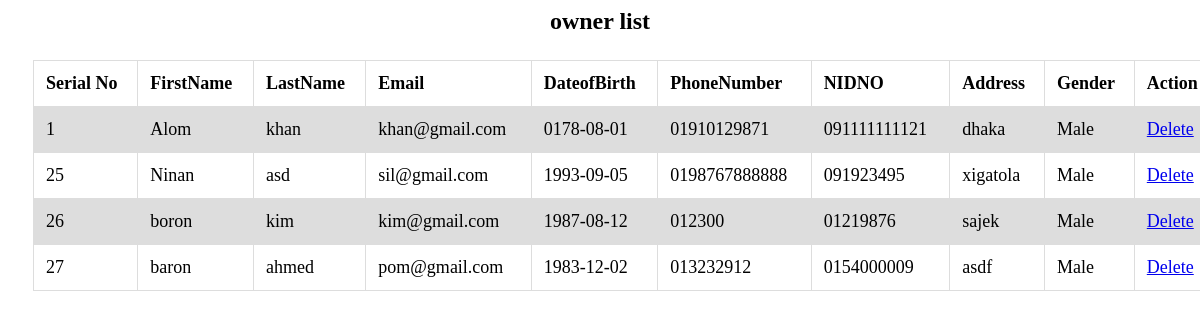
The page /admin/registrationinfo.php on the database its author committed.
### tables this page shows
CREATE TABLE `users` (
  `serialno` int(11) NOT NULL,
  `firstName` varchar(50) NOT NULL,
  `LastName` varchar(50) NOT NULL,
  `Email` varchar(50) NOT NULL,
  `DateofBirth` date NOT NULL,
  `PhoneNumber` varchar(50) NOT NULL,
  `NIDNO` varchar(50) NOT NULL,
  `Address` varchar(50) NOT NULL,
  `Gender` varchar(50) NOT NULL,
  `Password` varchar(50) NOT NULL,
  `Vehiclesbrand` varchar(50) NOT NULL,
  `Model` varchar(50) NOT NULL,
  `RegistrationNo` varchar(50) NOT NULL,
  `RegistrationDate` varchar(50) NOT NULL,
  `Color` varchar(50) NOT NULL,
  `NumberofSeat` varchar(50) NOT NULL,
  `fname` varchar(50) NOT NULL,
  `lname` varchar(50) NOT NULL,
  `emal` varchar(50) NOT NULL,
  `PNumber` varchar(50) NOT NULL,
  `Ncard` varchar(50) NOT NULL,
  `Datebirth` date NOT NULL,
  `Addres` varchar(50) NOT NULL,
  `Gen` varchar(50) NOT NULL,
  `Image` text NOT NULL,
  `userrole` varchar(50) NOT NULL,
  `addedon` timestamp NOT NULL DEFAULT current_timestamp() ON UPDATE current_timestamp(),
  `Status` varchar(40) NOT NULL DEFAULT 'Pending',
  `Fare` double DEFAULT 0,
  `Availability` varchar(30) NOT NULL DEFAULT 'Avaliable'
);

### db/dbconnect.php (called while the page is built)
<?php
function getDataFromDB($sql)
{
  $newdb = mysqli_connect('localhost', 'root', '', 'project');
  $result = mysqli_query($newdb,$sql) or die(mysqli_error($newdb));
  $container = array();
  while ($a = mysqli_fetch_assoc($result)) {
    $container[] = $a;
  }
  return $container;
}
?>

### admin/registrationinfo.php (the view, shortened to what this page needs)
<?php
  require '../db/dbconnect.php';
  $container= getDataFromDB($sql);
  ?>
  <h2 align="center">owner list</h2>
  <table id= 'myTable'>
      <tr>
      <th>Serial No</th>
          <th>FirstName</th>
          <th>LastName</th>
          <th>Email</th>
          <th>DateofBirth</th>
          <th>PhoneNumber</th>
          <th>NIDNO</th>
          <th>Address</th>
          <th>Gender</th>
          <th>Action</th>
      </tr>
      <?php
          foreach($container as $row){
      ?>
              <tr>
                  <td><?php echo $row["serialno"] ?></td>
                  <td><?php echo $row["firstName"] ?></td>
                  <td><?php echo $row["LastName"] ?></td>
                  <td><?php echo $row["Email"] ?></td>
                  <td><?php echo $row["DateofBirth"] ?></td>
                  <td><?php echo $row["PhoneNumber"] ?></td>
                  <td><?php echo $row["NIDNO"] ?></td>
                  <td><?php echo $row["Address"] ?></td>
                  <td><?php echo $row["Gender"] ?></td>
                  <td><a href="deleteowner.php?id=<?php echo $row['serialno'] ?>" class="btn btn-danger btn-sm">Delete</a></td>
              </tr>
          <?php
          }
          ?>
  </table>

### admin/registrationinfo.php (style rules this page uses)
table { color: black; margin-top:25px; margin-left:25px; }
h2 { color: black; }
td, th { border: 1px solid #dddddd; text-align: left; padding: 8px; }
tr:nth-child(even) { background-color: #dddddd; }
#myTable { border-collapse: collapse; width: 100%; border: 1px solid #ddd; font-size: 18px; }
#myTable th, #myTable td { text-align: left; padding: 12px; }
#myTable tr { border-bottom: 1px solid #ddd; }

### rows shown on the page
users: serialno "1", firstName "Alom", LastName "khan", Email "khan@gmail.com", DateofBirth "0178-08-01", PhoneNumber "01910129871", NIDNO "091111111121", Address "dhaka", Gender "Male"
users: serialno "25", firstName "Ninan", LastName "asd", Email "sil@gmail.com", DateofBirth "1993-09-05", PhoneNumber "0198767888888", NIDNO "091923495", Address "xigatola", Gender "Male"
users: serialno "26", firstName "boron", LastName "kim", Email "kim@gmail.com", DateofBirth "1987-08-12", PhoneNumber "012300", NIDNO "01219876", Address "sajek", Gender "Male"
users: serialno "27", firstName "baron", LastName "ahmed", Email "pom@gmail.com", DateofBirth "1983-12-02", PhoneNumber "013232912", NIDNO "0154000009", Address "asdf", Gender "Male"
